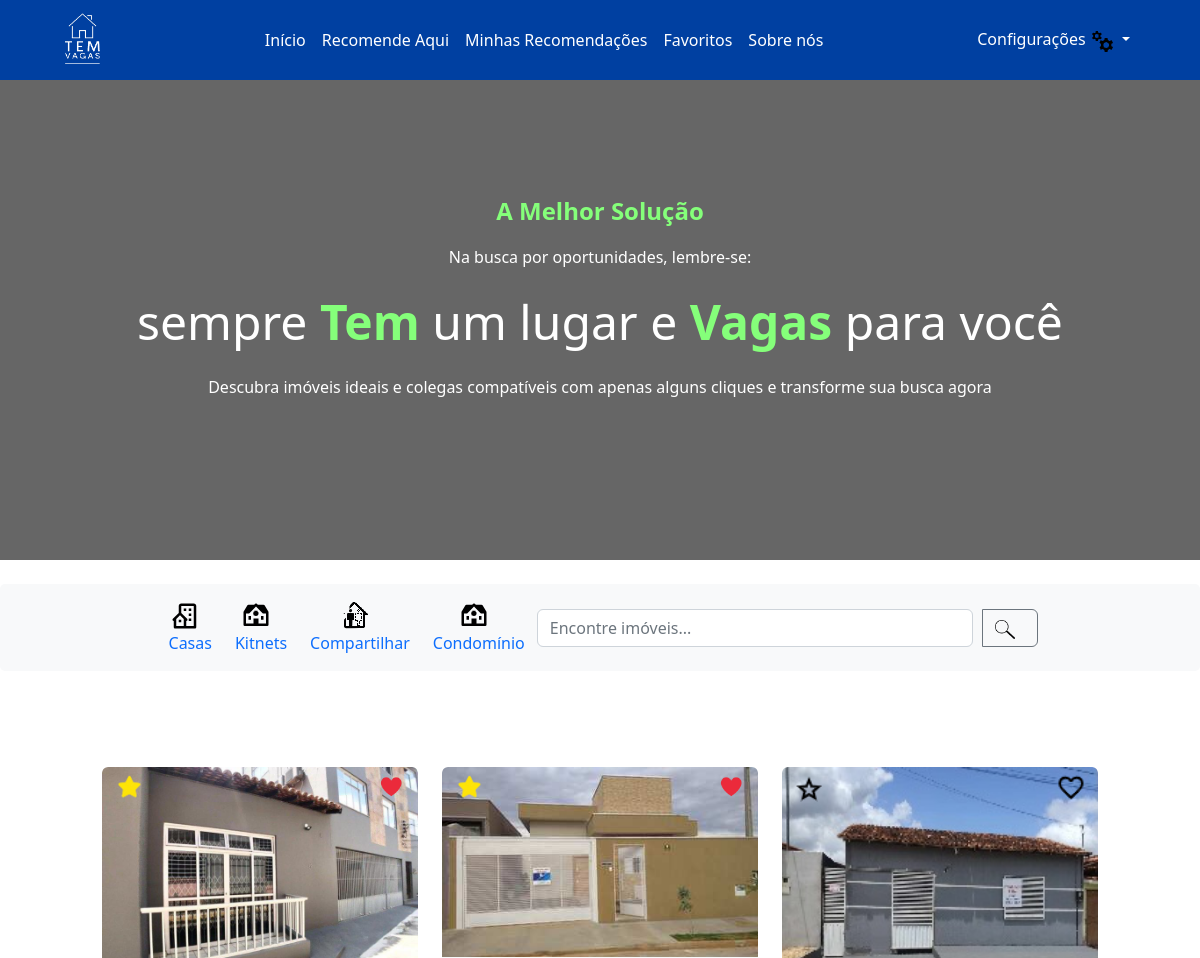
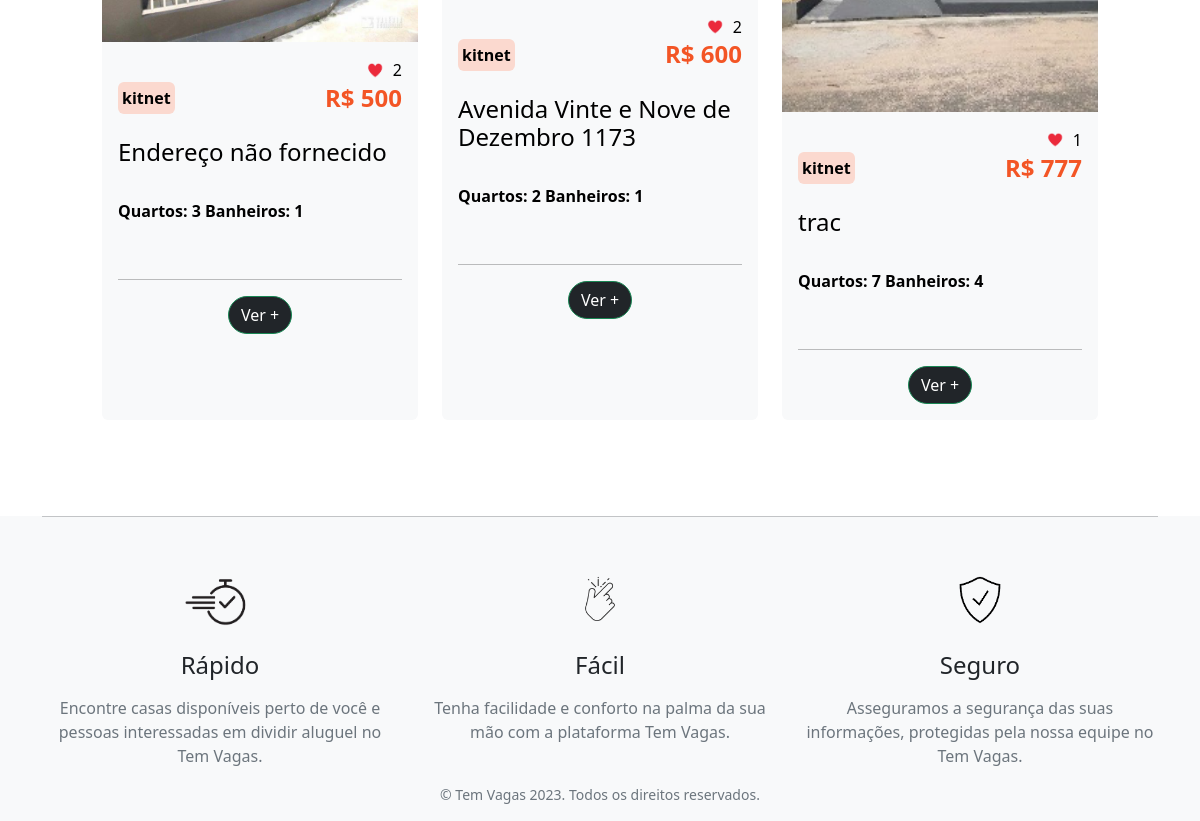
The app's page /buscar-recomendacoes/kitnet/ (signed in), older data (2 pictures, top to bottom).
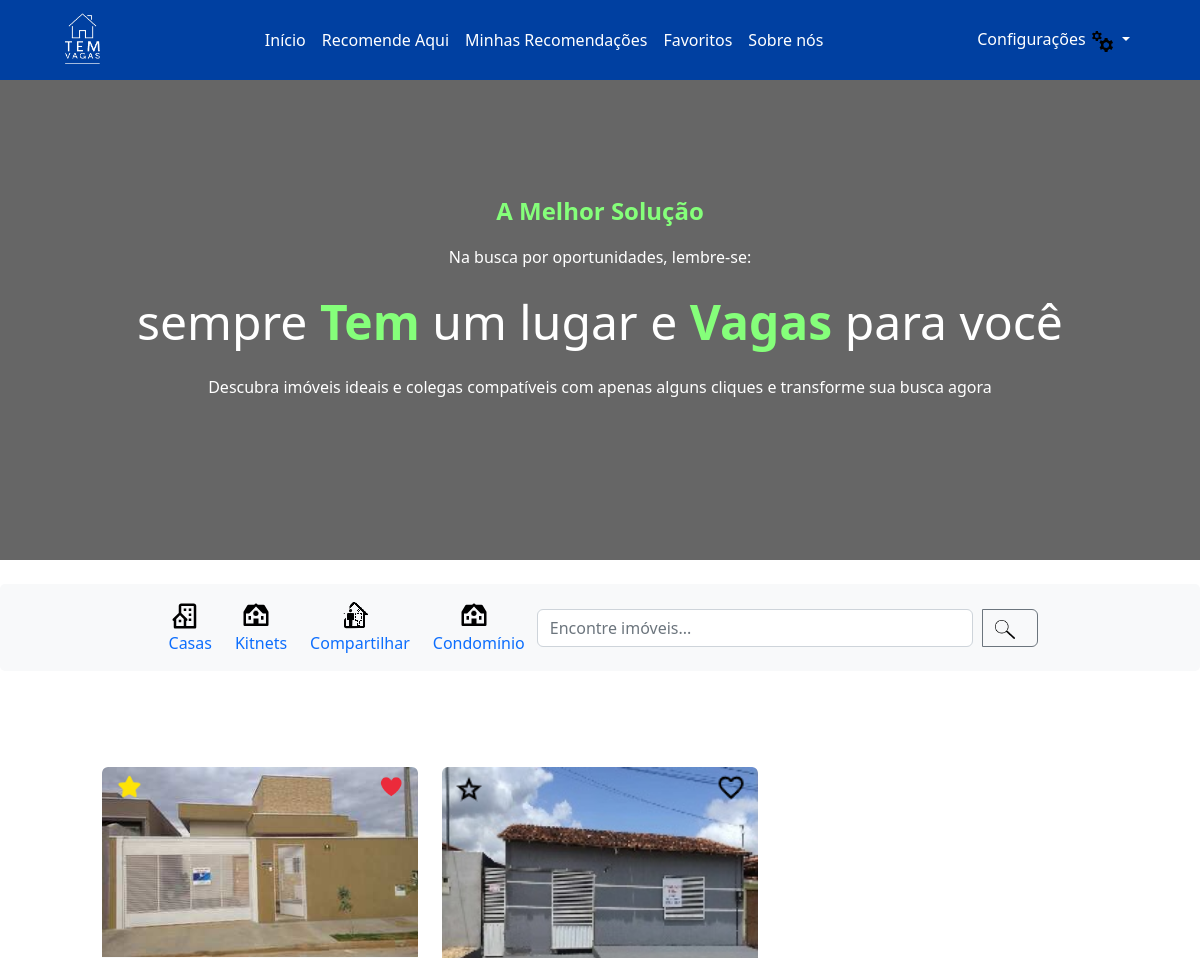
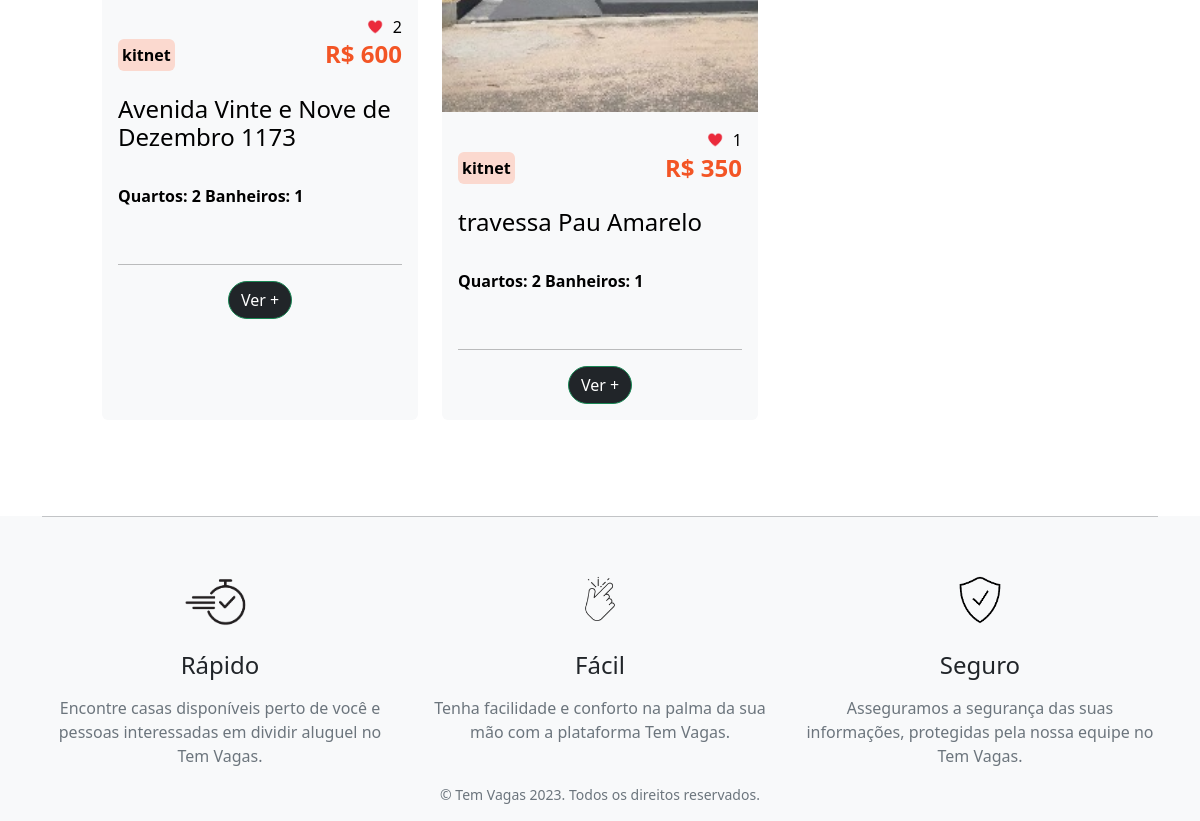
The same page, newer data (2 pictures, top to bottom).
### posts_app/models.py (models this page shows, shortened)
class recomendacoes(models.Model):
    nome = models.CharField(max_length=100)
    telefone = models.CharField(max_length=15)
    TIPOS_IMOVEL = [
        ('Casa', 'Casa'),
        ('Kitnet', 'Kit-net'),
        ('Compartilhar', 'Compartilhar'),
        ('Condominio', 'Condomínio'),
    ]
    tipo_imovel = models.CharField(max_length=100, choices=TIPOS_IMOVEL)
    endereco = models.CharField(max_length=255)
    numero = models.CharField(max_length=5)
    bairro = models.CharField(max_length=255)
    cidade = models.CharField(max_length=15)
    estado = models.CharField(max_length=15)
    cep = models.CharField(max_length=8)
    valor_aluguel = models.CharField(max_length=10)
    quantidade_quartos = models.CharField(max_length=2)
    quantidade_banheiros = models.CharField(max_length=2)
    descricao = models.TextField()
    image = models.ImageField(upload_to='images/', blank=True, null=True)
    create_at = models.DateTimeField(auto_now_add=True)
    owner = models.ForeignKey(get_user_model(), on_delete=models.CASCADE, null=True)
    curtidas = models.ManyToManyField(get_user_model(), through='Curtida', related_name='curtidas')
    favoritos = models.ManyToManyField(get_user_model(), through='Favorito', related_name='favoritos')
    class Meta:
        verbose_name = 'Imovel'
        verbose_name_plural = 'Imoveis'
        ordering = ['id']

### posts_app/views.py (the view)
# urls.py: path('buscar-recomendacoes/', views.buscar_recomendacoes, name='buscar-recomendacoes'),
@login_required
def buscar_recomendacoes(request, tipo_imovel=None):
    query = request.GET.get('q', '')
    resultados = recomendacoes.objects.filter(
        Q(bairro__icontains=query) |
        Q(endereco__icontains=query)|
        Q(valor_aluguel__icontains=query) |
        Q(quantidade_quartos__icontains=query)|
        Q(quantidade_banheiros__icontains=query) |
        Q(tipo_imovel__icontains=query)  |
        Q(descricao__icontains=query)|
        Q(cep__icontains=query) |
        Q(numero__icontains=query)|
        Q(estado__icontains=query) |
        Q(cidade__icontains=query)  |
        Q(image__icontains=query)  |
        Q(owner__username__icontains=query)
    )
    if tipo_imovel:
        resultados = resultados.filter(tipo_imovel__icontains=tipo_imovel)
    context = {
        'query': query,
        'resultados': resultados
    }
    return render(request, 'resultados_busca.html', context)

### posts_app/templates/resultados_busca.html (shortened to what the changed rows need)
{% extends 'base.html' %}
{% block content %}
    {% load static %}
    <br>
    <div class="container">
        {% if resultados %}
            <div class="row row-cols-1 row-cols-md-3 g-4">
                {% for imovel in resultados %}
                    <div class="col">
                        <div class="card h-100 text-bg-light border-0 img-zoom-container">
                            <div class="position-relative img-zoom">
                                <img src="{% if imovel.image and imovel.image.url %}{{ imovel.image.url }}{% else %}{% static 'caminho/do/seu/placeholder.jpg' %}{% endif %}" class="card-img-top" alt="Imagem do Imóvel">
                                <button class="btn btn-outline-light curtir-btn border-0 position-absolute top-0 end-0" data-recomendacao-id="{{ imovel.id }}" data-curtida="{% if request.user in imovel.curtidas.all %}true{% else %}false{% endif %}">
                                    {% if request.user in imovel.curtidas.all %}
                                        <img src="{% static 'images/curtidavermelha.png' %}" alt="Curtir" width="30">
                                    {% else %}
                                        <img src="{% static 'images/curtidanormal.png' %}" alt="Curtir" width="30">
                                    {% endif %}
                                </button>
                                <button class="btn btn-outline-light favoritar-btn border-0 position-absolute top-0 start-0" data-recomendacao-id="{{ imovel.id }}" data-favorito="{% if request.user in imovel.favoritos.all %}true{% else %}false{% endif %}">
                                    {% if request.user in imovel.favoritos.all %}
                                        <img src="{% static 'images/estrela_amarela.png' %}" alt="Favoritar" width="30">
                                    {% else %}
                                        <img src="{% static 'images/estrela.png' %}" alt="Favoritar" width="30">
                                    {% endif %}
                                </button>
                            </div>
                            <div class="card-body">
                                <div class="d-flex align-items-center justify-content-end">
                                    <img src="{% static 'images/curtidavermelha.png' %}" alt="Estrela" width="20" class="me-2">
                                    <p class="mb-0"><span id="numero_curtidas_{{ imovel.id }}">{{ imovel.curtidas.count }}</span></p>
                                </div>
                                <div class="d-flex justify-content-between align-items-center mt-0">
                                    <button class="tag btn-lg rounded p-1 border-0 text-black fw-bold"
                                            style="--bs-btn-padding-y: .25rem; --bs-btn-padding-x: .5rem; --bs-btn-font-size: .75rem; background-color: #FBD9CF">
                                        {{ imovel.tipo_imovel }}
                                    </button>
                                    <h4 class="mb-0 fw-bold" style="color: #F35525">
                                        R$ {{ imovel.valor_aluguel }}
                                    </h4>
                                </div>
                                <br>
                                <h4 class="text-start">{{ imovel.endereco}}</h4>
                                <br>
                                <p class="text-start fw-bold">Quartos: {{ imovel.quantidade_quartos }} Banheiros: {{ imovel.quantidade_banheiros }}</p>
                                <br>
                                <div class="text-center">
                                    <hr>
                                    <a class="btn btn-success rounded-pill text-white bg-dark" href="{% url 'recommendation-detail' imovel.id %}">Ver +</a>
                                </div>
                            </div>
                        </div>
                    </div>
                {% endfor %}
            </div>
        {% else %}
            <div class="text-center mt-5">
                <img src="{% static 'images/logo.png' %}" alt="Sem resultados" width="200">
                <p class="mt-3">Desculpe, não encontramos resultados para a sua busca.</p>
            </div>
        {% endif %}
    </div>
{% endblock content %}

Row changes from the older to the newer data that the page shows:
removed recomendacoes: image (picture), curtidas.count "2", tipo_imovel "kitnet", valor_aluguel "500", endereco "Endereço não fornecido", quantidade_quartos "3", quantidade_banheiros "1"
changed recomendacoes: valor_aluguel "777" → "350"; endereco "trac" → "travessa Pau Amarelo"; quantidade_quartos "7" → "2"; quantidade_banheiros "4" → "1"
